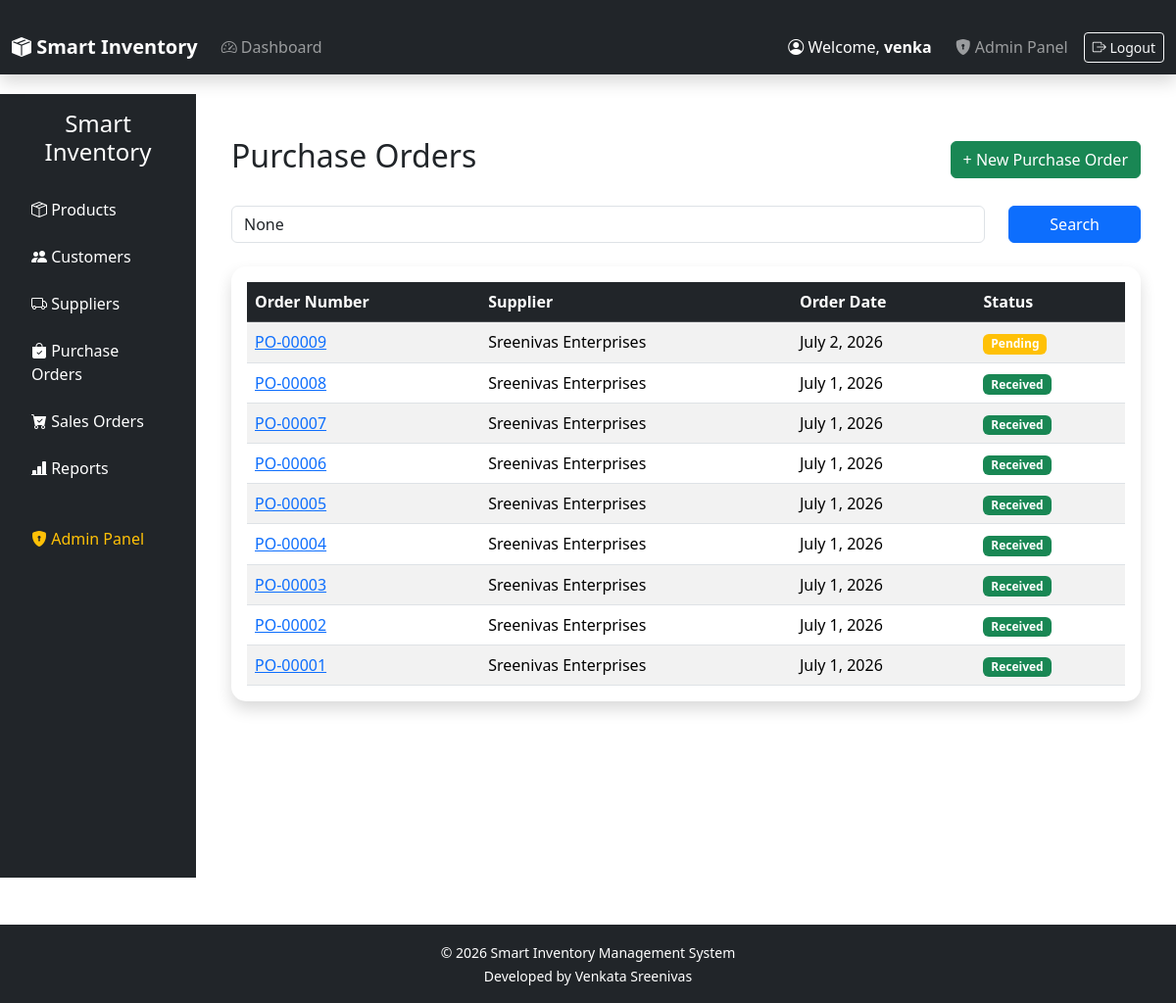
Screenshot of /orders/ (signed in) with the database file from the repository.
### orders/models.py (models this page shows, shortened)
class PurchaseOrder(models.Model):
    STATUS_CHOICES = [
        ("Pending", "Pending"),
        ("Received", "Received"),
        ("Cancelled", "Cancelled"),
    ]
    supplier = models.ForeignKey(
        Supplier,
        on_delete=models.CASCADE
    )
    order_number = models.CharField(
        max_length=20,
        unique=True
    )
    order_date = models.DateField(
        auto_now_add=True
    )
    expected_delivery = models.DateField(
        blank=True,
        null=True
    )
    status = models.CharField(
        max_length=20,
        choices=STATUS_CHOICES,
        default="Pending"
    )
    remarks = models.TextField(
        blank=True,
        null=True
    )
    stock_updated = models.BooleanField(
        default=False
    )
    created_at = models.DateTimeField(
        auto_now_add=True
    )
    updated_at = models.DateTimeField(
        auto_now=True
    )
    class Meta:
        ordering = ["-id"]

### suppliers/models.py (models this page shows, shortened)
class Supplier(models.Model):
    company_name = models.CharField(
        max_length=200
    )
    contact_person = models.CharField(
        max_length=100
    )
    email = models.EmailField(
        unique=True
    )
    phone = models.CharField(
        max_length=15,
        unique=True
    )
    gst_number = models.CharField(
        max_length=30,
        unique=True
    )
    address = models.TextField()
    city = models.CharField(
        max_length=100
    )
    country = models.CharField(
        max_length=100,
        default="India"
    )
    is_active = models.BooleanField(
        default=True
    )
    created_at = models.DateTimeField(
        auto_now_add=True
    )
    updated_at = models.DateTimeField(
        auto_now=True
    )
    class Meta:
        ordering = ["company_name"]
        verbose_name = "Supplier"
        verbose_name_plural = "Suppliers"

### orders/views.py (the view)
def purchase_order_list(request):
    orders = PurchaseOrder.objects.select_related(
        "supplier"
    ).order_by("-id")
    search = request.GET.get("search")
    if search:
        orders = orders.filter(
            supplier__company_name__icontains=search
        )
    paginator = Paginator(orders, 10)
    page_number = request.GET.get("page")
    page_obj = paginator.get_page(page_number)
    return render(
        request,
        "orders/purchase_order_list.html",
        {
            "orders": page_obj,
            "page_obj": page_obj,
            "search": search,
        },
    )

### templates/orders/purchase_order_list.html
{% extends 'base.html' %}
{% block content %}
<div class="container-fluid">
    <div class="d-flex justify-content-between align-items-center mb-4">
        <h2>Purchase Orders</h2>
        <a href="{% url 'add_purchase_order' %}" class="btn btn-success">
            + New Purchase Order
        </a>
    </div>
    <form method="GET" class="row mb-4">
        <div class="col-md-10">
            <input
                type="text"
                name="search"
                class="form-control"
                placeholder="Search Supplier..."
                value="{{ search }}">
        </div>
        <div class="col-md-2">
            <button class="btn btn-primary w-100">
                Search
            </button>
        </div>
    </form>
    <div class="card shadow">
        <div class="card-body">
            <table class="table table-striped table-hover">
                <thead class="table-dark">
                    <tr>
                        <th>Order Number</th>
                        <th>Supplier</th>
                        <th>Order Date</th>
                        <th>Status</th>
                    </tr>
                </thead>
                <tbody>
                    {% for order in orders %}
                    <tr>
                        <td>
                            <a href="{% url 'purchase_order_detail' order.id %}">
                                {{ order.order_number }}
                            </a>
                        </td>
                        <td>{{ order.supplier.company_name }}</td>
                        <td>{{ order.order_date }}</td>
                        <td>
                            {% if order.status == "Received" %}
                                <span class="badge bg-success">
                                    {{ order.status }}
                                </span>
                            {% elif order.status == "Pending" %}
                                <span class="badge bg-warning">
                                    {{ order.status }}
                                </span>
                            {% else %}
                                <span class="badge bg-danger">
                                    {{ order.status }}
                                </span>
                            {% endif %}
                        </td>
                    </tr>
                    {% empty %}
                    <tr>
                        <td colspan="4" class="text-center">
                            No Purchase Orders Found
                        </td>
                    </tr>
                    {% endfor %}
                </tbody>
            </table>
        </div>
    </div>
</div>
{% endblock %}

### templates/includes/navbar.html (shortened to what this page needs)
<nav class="navbar navbar-expand-lg navbar-dark bg-dark shadow">
    <div class="container-fluid">
        <a class="navbar-brand fw-bold"
           href="{% url 'home' %}">
            <i class="bi bi-box-seam-fill"></i>
            Smart Inventory
        </a>
        <div class="collapse navbar-collapse"
             id="navbarContent">
            <ul class="navbar-nav me-auto">
                <li class="nav-item">
                    <a class="nav-link"
                       href="{% url 'home' %}">
                        <i class="bi bi-speedometer2"></i>
                        Dashboard
                    </a>
                </li>
            </ul>
            <ul class="navbar-nav ms-auto align-items-center">
                {% if user.is_authenticated %}
                    <li class="nav-item me-3">
                        <span class="navbar-text text-white">
                            <i class="bi bi-person-circle"></i>
                            Welcome,
                            <strong>{{ user.username }}</strong>
                        </span>
                    </li>
                    {% if user.is_superuser %}
                    <li class="nav-item">
                        <a class="nav-link"
                           href="/admin/">
                            <i class="bi bi-shield-lock-fill"></i>
                            Admin Panel
                        </a>
                    </li>
                    {% endif %}
                    <li class="nav-item">
                        <a class="btn btn-outline-light btn-sm ms-2"
                           href="{% url 'logout' %}">
                            <i class="bi bi-box-arrow-right"></i>
                            Logout
                        </a>
                    </li>
                {% endif %}
            </ul>
        </div>
    </div>
</nav>

### static/css/dashboard.css (style rules this page uses)
.card { border:none; border-radius:15px; box-shadow:0px 4px 12px rgba(0,0,0,.12); }
.table { margin-bottom:0; }
.container-fluid { padding-top:20px; }

### rows the page displays
PurchaseOrder: order_number "PO-00009", supplier.company_name "Sreenivas Enterprises", order_date "July 2, 2026", status "Pending"
PurchaseOrder: order_number "PO-00008", supplier.company_name "Sreenivas Enterprises", order_date "July 1, 2026", status "Received"
PurchaseOrder: order_number "PO-00007", supplier.company_name "Sreenivas Enterprises", order_date "July 1, 2026", status "Received"
PurchaseOrder: order_number "PO-00006", supplier.company_name "Sreenivas Enterprises", order_date "July 1, 2026", status "Received"
PurchaseOrder: order_number "PO-00005", supplier.company_name "Sreenivas Enterprises", order_date "July 1, 2026", status "Received"
PurchaseOrder: order_number "PO-00004", supplier.company_name "Sreenivas Enterprises", order_date "July 1, 2026", status "Received"
PurchaseOrder: order_number "PO-00003", supplier.company_name "Sreenivas Enterprises", order_date "July 1, 2026", status "Received"
PurchaseOrder: order_number "PO-00002", supplier.company_name "Sreenivas Enterprises", order_date "July 1, 2026", status "Received"
PurchaseOrder: order_number "PO-00001", supplier.company_name "Sreenivas Enterprises", order_date "July 1, 2026", status "Received"

### other values shown
{{ user.username }} "venka"
